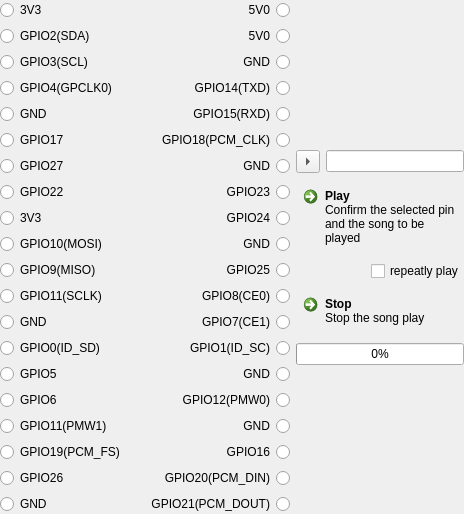
     <widget class="GpioSingFunctionWidget" name="pageGpioSingFunction">
      <layout class="QHBoxLayout" name="horizontalLayout_11">
       <property name="leftMargin">
        <number>0</number>
       </property>
       <property name="topMargin">
        <number>0</number>
       </property>
       <property name="rightMargin">
        <number>0</number>
       </property>
       <property name="bottomMargin">
        <number>0</number>
       </property>
       <item>
        <layout class="QFormLayout" name="formLayout_5">
         <item row="0" column="0">
          <widget class="QRadioButton" name="radioButton_161">
           <property name="minimumSize">
            <size>
             <width>140</width>
             <height>0</height>
            </size>
           </property>
           <property name="text">
            <string>3V3</string>
           </property>
           <property name="checkable">
            <bool>false</bool>
           </property>
           <attribute name="buttonGroup">
            <string notr="true">btnGrpGpioSingFunction</string>
           </attribute>
          </widget>
         </item>
         <item row="0" column="1">
          <widget class="QRadioButton" name="radioButton_162">
           <property name="minimumSize">
            <size>
             <width>140</width>
             <height>0</height>
            </size>
           </property>
           <property name="layoutDirection">
            <enum>Qt::RightToLeft</enum>
           </property>
           <property name="text">
            <string>5V0</string>
           </property>
           <property name="checkable">
            <bool>false</bool>
           </property>
           <attribute name="buttonGroup">
            <string notr="true">btnGrpGpioSingFunction</string>
           </attribute>
          </widget>
         </item>
         <item row="1" column="0">
          <widget class="QRadioButton" name="radioButton_163">
           <property name="minimumSize">
            <size>
             <width>140</width>
             <height>0</height>
            </size>
           </property>
           <property name="text">
            <string>GPIO2(SDA)</string>
           </property>
           <attribute name="buttonGroup">
            <string notr="true">btnGrpGpioSingFunction</string>
           </attribute>
          </widget>
         </item>
         <item row="1" column="1">
          <widget class="QRadioButton" name="radioButton_164">
           <property name="minimumSize">
            <size>
             <width>140</width>
             <height>0</height>
            </size>
           </property>
           <property name="layoutDirection">
            <enum>Qt::RightToLeft</enum>
           </property>
           <property name="text">
            <string>5V0</string>
           </property>
           <property name="checkable">
            <bool>false</bool>
           </property>
           <attribute name="buttonGroup">
            <string notr="true">btnGrpGpioSingFunction</string>
           </attribute>
          </widget>
         </item>
         <item row="2" column="0">
          <widget class="QRadioButton" name="radioButton_165">
           <property name="minimumSize">
            <size>
             <width>140</width>
             <height>0</height>
            </size>
           </property>
           <property name="text">
            <string>GPIO3(SCL)</string>
           </property>
           <attribute name="buttonGroup">
            <string notr="true">btnGrpGpioSingFunction</string>
           </attribute>
          </widget>
         </item>
         <item row="2" column="1">
          <widget class="QRadioButton" name="radioButton_166">
           <property name="minimumSize">
            <size>
             <width>140</width>
             <height>0</height>
            </size>
           </property>
           <property name="layoutDirection">
            <enum>Qt::RightToLeft</enum>
           </property>
           <property name="text">
            <string>GND</string>
           </property>
           <property name="checkable">
            <bool>false</bool>
           </property>
           <attribute name="buttonGroup">
            <string notr="true">btnGrpGpioSingFunction</string>
           </attribute>
          </widget>
         </item>
         <item row="3" column="0">
          <widget class="QRadioButton" name="radioButton_167">
           <property name="minimumSize">
            <size>
             <width>140</width>
             <height>0</height>
            </size>
           </property>
           <property name="text">
            <string>GPIO4(GPCLK0)</string>
           </property>
           <attribute name="buttonGroup">
            <string notr="true">btnGrpGpioSingFunction</string>
           </attribute>
          </widget>
         </item>
         <item row="3" column="1">
          <widget class="QRadioButton" name="radioButton_168">
           <property name="minimumSize">
            <size>
             <width>140</width>
             <height>0</height>
            </size>
           </property>
           <property name="layoutDirection">
            <enum>Qt::RightToLeft</enum>
           </property>
           <property name="text">
            <string>GPIO14(TXD)</string>
           </property>
           <attribute name="buttonGroup">
            <string notr="true">btnGrpGpioSingFunction</string>
           </attribute>
          </widget>
         </item>
         <item row="4" column="0">
          <widget class="QRadioButton" name="radioButton_169">
           <property name="minimumSize">
            <size>
             <width>140</width>
             <height>0</height>
            </size>
           </property>
           <property name="text">
            <string>GND</string>
           </property>
           <property name="checkable">
            <bool>false</bool>
           </property>
           <attribute name="buttonGroup">
            <string notr="true">btnGrpGpioSingFunction</string>
           </attribute>
          </widget>
         </item>
         <item row="4" column="1">
          <widget class="QRadioButton" name="radioButton_170">
           <property name="minimumSize">
            <size>
             <width>140</width>
             <height>0</height>
            </size>
           </property>
           <property name="layoutDirection">
            <enum>Qt::RightToLeft</enum>
           </property>
           <property name="text">
            <string>GPIO15(RXD)</string>
           </property>
           <attribute name="buttonGroup">
            <string notr="true">btnGrpGpioSingFunction</string>
           </attribute>
          </widget>
         </item>
         <item row="5" column="0">
          <widget class="QRadioButton" name="radioButton_171">
           <property name="minimumSize">
            <size>
             <width>140</width>
             <height>0</height>
            </size>
           </property>
           <property name="text">
            <string>GPIO17</string>
           </property>
           <attribute name="buttonGroup">
            <string notr="true">btnGrpGpioSingFunction</string>
           </attribute>
          </widget>
         </item>
         <item row="5" column="1">
          <widget class="QRadioButton" name="radioButton_172">
           <property name="minimumSize">
            <size>
             <width>140</width>
             <height>0</height>
            </size>
           </property>
           <property name="layoutDirection">
            <enum>Qt::RightToLeft</enum>
           </property>
           <property name="text">
            <string>GPIO18(PCM_CLK)</string>
           </property>
           <attribute name="buttonGroup">
            <string notr="true">btnGrpGpioSingFunction</string>
           </attribute>
          </widget>
         </item>
         <item row="6" column="0">
          <widget class="QRadioButton" name="radioButton_173">
           <property name="minimumSize">
            <size>
             <width>140</width>
             <height>0</height>
            </size>
           </property>
           <property name="text">
            <string>GPIO27</string>
           </property>
           <attribute name="buttonGroup">
            <string notr="true">btnGrpGpioSingFunction</string>
           </attribute>
          </widget>
         </item>
         <item row="6" column="1">
          <widget class="QRadioButton" name="radioButton_174">
           <property name="minimumSize">
            <size>
             <width>140</width>
             <height>0</height>
            </size>
           </property>
           <property name="layoutDirection">
            <enum>Qt::RightToLeft</enum>
           </property>
           <property name="text">
            <string>GND</string>
           </property>
           <property name="checkable">
            <bool>false</bool>
           </property>
           <attribute name="buttonGroup">
            <string notr="true">btnGrpGpioSingFunction</string>
           </attribute>
          </widget>
         </item>
         <item row="7" column="0">
          <widget class="QRadioButton" name="radioButton_175">
           <property name="minimumSize">
            <size>
             <width>140</width>
             <height>0</height>
            </size>
           </property>
           <property name="text">
            <string>GPIO22</string>
           </property>
           <attribute name="buttonGroup">
            <string notr="true">btnGrpGpioSingFunction</string>
           </attribute>
          </widget>
         </item>
         <item row="7" column="1">
          <widget class="QRadioButton" name="radioButton_176">
           <property name="minimumSize">
            <size>
             <width>140</width>
             <height>0</height>
            </size>
           </property>
           <property name="layoutDirection">
            <enum>Qt::RightToLeft</enum>
           </property>
           <property name="text">
            <string>GPIO23</string>
           </property>
           <attribute name="buttonGroup">
            <string notr="true">btnGrpGpioSingFunction</string>
           </attribute>
          </widget>
         </item>
         <item row="8" column="0">
          <widget class="QRadioButton" name="radioButton_177">
           <property name="minimumSize">
            <size>
             <width>140</width>
             <height>0</height>
            </size>
           </property>
           <property name="text">
            <string>3V3</string>
           </property>
           <property name="checkable">
            <bool>false</bool>
           </property>
           <attribute name="buttonGroup">
            <string notr="true">btnGrpGpioSingFunction</string>
           </attribute>
          </widget>
         </item>
         <item row="8" column="1">
          <widget class="QRadioButton" name="radioButton_178">
           <property name="minimumSize">
            <size>
             <width>140</width>
             <height>0</height>
            </size>
           </property>
           <property name="layoutDirection">
            <enum>Qt::RightToLeft</enum>
           </property>
           <property name="text">
            <string>GPIO24</string>
           </property>
           <property name="checkable">
            <bool>true</bool>
           </property>
           <attribute name="buttonGroup">
            <string notr="true">btnGrpGpioSingFunction</string>
           </attribute>
          </widget>
         </item>
         <item row="9" column="0">
          <widget class="QRadioButton" name="radioButton_179">
           <property name="minimumSize">
            <size>
             <width>140</width>
             <height>0</height>
            </size>
           </property>
           <property name="text">
            <string>GPIO10(MOSI)</string>
           </property>
           <attribute name="buttonGroup">
            <string notr="true">btnGrpGpioSingFunction</string>
           </attribute>
          </widget>
         </item>
         <item row="9" column="1">
          <widget class="QRadioButton" name="radioButton_180">
           <property name="minimumSize">
            <size>
             <width>140</width>
             <height>0</height>
            </size>
           </property>
           <property name="layoutDirection">
            <enum>Qt::RightToLeft</enum>
           </property>
           <property name="text">
            <string>GND</string>
           </property>
           <property name="checkable">
            <bool>false</bool>
           </property>
           <attribute name="buttonGroup">
            <string notr="true">btnGrpGpioSingFunction</string>
           </attribute>
          </widget>
         </item>
         <item row="10" column="0">
          <widget class="QRadioButton" name="radioButton_181">
           <property name="minimumSize">
            <size>
             <width>140</width>
             <height>0</height>
            </size>
           </property>
           <property name="text">
            <string>GPIO9(MISO)</string>
           </property>
           <property name="checkable">
            <bool>true</bool>
           </property>
           <attribute name="buttonGroup">
            <string notr="true">btnGrpGpioSingFunction</string>
           </attribute>
          </widget>
         </item>
         <item row="10" column="1">
          <widget class="QRadioButton" name="radioButton_182">
           <property name="minimumSize">
            <size>
             <width>140</width>
             <height>0</height>
            </size>
           </property>
           <property name="layoutDirection">
            <enum>Qt::RightToLeft</enum>
           </property>
           <property name="text">
            <string>GPIO25</string>
           </property>
           <property name="checkable">
            <bool>true</bool>
           </property>
           <attribute name="buttonGroup">
            <string notr="true">btnGrpGpioSingFunction</string>
           </attribute>
          </widget>
         </item>
         <item row="11" column="0">
          <widget class="QRadioButton" name="radioButton_183">
           <property name="minimumSize">
            <size>
             <width>140</width>
             <height>0</height>
            </size>
           </property>
           <property name="text">
            <string>GPIO11(SCLK)</string>
           </property>
           <attribute name="buttonGroup">
            <string notr="true">btnGrpGpioSingFunction</string>
           </attribute>
          </widget>
         </item>
         <item row="11" column="1">
          <widget class="QRadioButton" name="radioButton_184">
           <property name="minimumSize">
            <size>
             <width>140</width>
             <height>0</height>
            </size>
           </property>
           <property name="layoutDirection">
            <enum>Qt::RightToLeft</enum>
           </property>
           <property name="text">
            <string>GPIO8(CE0)</string>
           </property>
           <attribute name="buttonGroup">
            <string notr="true">btnGrpGpioSingFunction</string>
           </attribute>
          </widget>
         </item>
         <item row="12" column="0">
          <widget class="QRadioButton" name="radioButton_185">
           <property name="minimumSize">
            <size>
             <width>140</width>
             <height>0</height>
            </size>
           </property>
           <property name="text">
            <string>GND</string>
           </property>
           <property name="checkable">
            <bool>false</bool>
           </property>
           <attribute name="buttonGroup">
            <string notr="true">btnGrpGpioSingFunction</string>
           </attribute>
          </widget>
         </item>
         <item row="12" column="1">
          <widget class="QRadioButton" name="radioButton_186">
           <property name="minimumSize">
            <size>
             <width>140</width>
             <height>0</height>
            </size>
           </property>
           <property name="layoutDirection">
            <enum>Qt::RightToLeft</enum>
           </property>
           <property name="text">
            <string>GPIO7(CE1)</string>
           </property>
           <attribute name="buttonGroup">
            <string notr="true">btnGrpGpioSingFunction</string>
           </attribute>
          </widget>
         </item>
         <item row="13" column="0">
          <widget class="QRadioButton" name="radioButton_187">
           <property name="minimumSize">
            <size>
             <width>140</width>
             <height>0</height>
            </size>
           </property>
           <property name="text">
            <string>GPIO0(ID_SD)</string>
           </property>
           <attribute name="buttonGroup">
            <string notr="true">btnGrpGpioSingFunction</string>
           </attribute>
          </widget>
         </item>
         <item row="13" column="1">
          <widget class="QRadioButton" name="radioButton_188">
           <property name="minimumSize">
            <size>
             <width>140</width>
             <height>0</height>
            </size>
           </property>
           <property name="layoutDirection">
            <enum>Qt::RightToLeft</enum>
           </property>
           <property name="text">
            <string>GPIO1(ID_SC)</string>
           </property>
           <attribute name="buttonGroup">
            <string notr="true">btnGrpGpioSingFunction</string>
           </attribute>
          </widget>
         </item>
         <item row="14" column="0">
          <widget class="QRadioButton" name="radioButton_189">
           <property name="minimumSize">
            <size>
             <width>140</width>
             <height>0</height>
            </size>
           </property>
           <property name="text">
            <string>GPIO5</string>
           </property>
           <attribute name="buttonGroup">
            <string notr="true">btnGrpGpioSingFunction</string>
           </attribute>
          </widget>
         </item>
         <item row="14" column="1">
          <widget class="QRadioButton" name="radioButton_190">
           <property name="minimumSize">
            <size>
             <width>140</width>
             <height>0</height>
            </size>
           </property>
           <property name="layoutDirection">
            <enum>Qt::RightToLeft</enum>
           </property>
           <property name="text">
            <string>GND</string>
           </property>
           <property name="checkable">
            <bool>false</bool>
           </property>
           <attribute name="buttonGroup">
            <string notr="true">btnGrpGpioSingFunction</string>
           </attribute>
          </widget>
         </item>
         <item row="15" column="0">
          <widget class="QRadioButton" name="radioButton_191">
           <property name="minimumSize">
            <size>
             <width>140</width>
             <height>0</height>
            </size>
           </property>
           <property name="text">
            <string>GPIO6</string>
           </property>
           <attribute name="buttonGroup">
            <string notr="true">btnGrpGpioSingFunction</string>
           </attribute>
          </widget>
         </item>
         <item row="15" column="1">
          <widget class="QRadioButton" name="radioButton_192">
           <property name="minimumSize">
            <size>
             <width>140</width>
             <height>0</height>
            </size>
           </property>
           <property name="layoutDirection">
            <enum>Qt::RightToLeft</enum>
           </property>
           <property name="text">
            <string>GPIO12(PMW0)</string>
           </property>
           <attribute name="buttonGroup">
            <string notr="true">btnGrpGpioSingFunction</string>
           </attribute>
          </widget>
         </item>
         <item row="16" column="0">
          <widget class="QRadioButton" name="radioButton_193">
           <property name="minimumSize">
            <size>
             <width>140</width>
             <height>0</height>
            </size>
           </property>
           <property name="text">
            <string>GPIO11(PMW1)</string>
           </property>
           <attribute name="buttonGroup">
            <string notr="true">btnGrpGpioSingFunction</string>
           </attribute>
          </widget>
         </item>
         <item row="16" column="1">
          <widget class="QRadioButton" name="radioButton_194">
           <property name="minimumSize">
            <size>
             <width>140</width>
             <height>0</height>
            </size>
           </property>
           <property name="layoutDirection">
            <enum>Qt::RightToLeft</enum>
           </property>
           <property name="text">
            <string>GND</string>
           </property>
           <property name="checkable">
            <bool>false</bool>
           </property>
           <attribute name="buttonGroup">
            <string notr="true">btnGrpGpioSingFunction</string>
           </attribute>
          </widget>
         </item>
         <item row="17" column="0">
          <widget class="QRadioButton" name="radioButton_195">
           <property name="minimumSize">
            <size>
             <width>140</width>
             <height>0</height>
            </size>
           </property>
           <property name="text">
            <string>GPIO19(PCM_FS)</string>
           </property>
           <attribute name="buttonGroup">
            <string notr="true">btnGrpGpioSingFunction</string>
           </attribute>
          </widget>
         </item>
         <item row="17" column="1">
          <widget class="QRadioButton" name="radioButton_196">
           <property name="minimumSize">
            <size>
             <width>140</width>
             <height>0</height>
            </size>
           </property>
           <property name="layoutDirection">
            <enum>Qt::RightToLeft</enum>
           </property>
           <property name="text">
            <string>GPIO16</string>
           </property>
           <attribute name="buttonGroup">
            <string notr="true">btnGrpGpioSingFunction</string>
           </attribute>
          </widget>
         </item>
         <item row="18" column="0">
          <widget class="QRadioButton" name="radioButton_197">
           <property name="minimumSize">
            <size>
             <width>140</width>
             <height>0</height>
            </size>
           </property>
           <property name="text">
            <string>GPIO26</string>
           </property>
           <property name="checkable">
            <bool>true</bool>
           </property>
           <attribute name="buttonGroup">
            <string notr="true">btnGrpGpioSingFunction</string>
           </attribute>
          </widget>
         </item>
         <item row="18" column="1">
          <widget class="QRadioButton" name="radioButton_198">
           <property name="minimumSize">
            <size>
             <width>140</width>
             <height>0</height>
            </size>
           </property>
           <property name="layoutDirection">
            <enum>Qt::RightToLeft</enum>
           </property>
           <property name="text">
            <string>GPIO20(PCM_DIN)</string>
           </property>
           <property name="checkable">
            <bool>true</bool>
           </property>
           <attribute name="buttonGroup">
            <string notr="true">btnGrpGpioSingFunction</string>
           </attribute>
          </widget>
         </item>
         <item row="19" column="0">
          <widget class="QRadioButton" name="radioButton_199">
           <property name="minimumSize">
            <size>
             <width>140</width>
             <height>0</height>
            </size>
           </property>
           <property name="text">
            <string>GND</string>
           </property>
           <property name="checkable">
            <bool>false</bool>
           </property>
           <attribute name="buttonGroup">
            <string notr="true">btnGrpGpioSingFunction</string>
           </attribute>
          </widget>
         </item>
         <item row="19" column="1">
          <widget class="QRadioButton" name="radioButton_200">
           <property name="minimumSize">
            <size>
             <width>140</width>
             <height>0</height>
            </size>
           </property>
           <property name="layoutDirection">
            <enum>Qt::RightToLeft</enum>
           </property>
           <property name="text">
            <string>GPIO21(PCM_DOUT)</string>
           </property>
           <attribute name="buttonGroup">
            <string notr="true">btnGrpGpioSingFunction</string>
           </attribute>
          </widget>
         </item>
        </layout>
       </item>
       <item>
        <layout class="QVBoxLayout" name="verticalLayout_8">
         <item>
          <spacer name="verticalSpacer_12">
           <property name="orientation">
            <enum>Qt::Vertical</enum>
           </property>
           <property name="sizeHint" stdset="0">
            <size>
             <width>20</width>
             <height>40</height>
            </size>
           </property>
          </spacer>
         </item>
         <item>
          <layout class="QHBoxLayout" name="horizontalLayout_9">
           <item>
            <widget class="QToolButton" name="songFileSelectBtn">
             <property name="toolTip">
              <string>click to select the song file to be played</string>
             </property>
             <property name="text">
              <string>...</string>
             </property>
             <property name="arrowType">
              <enum>Qt::RightArrow</enum>
             </property>
            </widget>
           </item>
           <item>
            <widget class="QLineEdit" name="songFileNameEdit">
             <property name="readOnly">
              <bool>true</bool>
             </property>
            </widget>
           </item>
          </layout>
         </item>
         <item>
          <widget class="QCommandLinkButton" name="btnGpioSingFunctionRun">
           <property name="minimumSize">
            <size>
             <width>0</width>
             <height>50</height>
            </size>
           </property>
           <property name="maximumSize">
            <size>
             <width>300</width>
             <height>16777215</height>
            </size>
           </property>
           <property name="text">
            <string>Play</string>
           </property>
           <property name="description">
            <string>Confirm the selected pin and the song to be played</string>
           </property>
          </widget>
         </item>
         <item>
          <layout class="QHBoxLayout" name="horizontalLayout_10">
           <item>
            <spacer name="horizontalSpacer_4">
             <property name="orientation">
              <enum>Qt::Horizontal</enum>
             </property>
             <property name="sizeHint" stdset="0">
              <size>
               <width>40</width>
               <height>20</height>
              </size>
             </property>
            </spacer>
           </item>
           <item>
            <widget class="QCheckBox" name="repeatPlayCheckBox">
             <property name="text">
              <string>repeatly play</string>
             </property>
            </widget>
           </item>
          </layout>
         </item>
         <item>
          <widget class="QCommandLinkButton" name="btnGpioSingFunctionStop">
           <property name="minimumSize">
            <size>
             <width>0</width>
             <height>50</height>
            </size>
           </property>
           <property name="maximumSize">
            <size>
             <width>300</width>
             <height>16777215</height>
            </size>
           </property>
           <property name="text">
            <string>Stop</string>
           </property>
           <property name="description">
            <string>Stop the song play</string>
           </property>
          </widget>
         </item>
         <item>
          <widget class="QProgressBar" name="songPlayProgressBar">
           <property name="value">
            <number>0</number>
           </property>
          </widget>
         </item>
         <item>
          <spacer name="verticalSpacer_13">
           <property name="orientation">
            <enum>Qt::Vertical</enum>
           </property>
           <property name="sizeHint" stdset="0">
            <size>
             <width>20</width>
             <height>40</height>
            </size>
           </property>
          </spacer>
         </item>
        </layout>
       </item>
      </layout>
     </widget>
